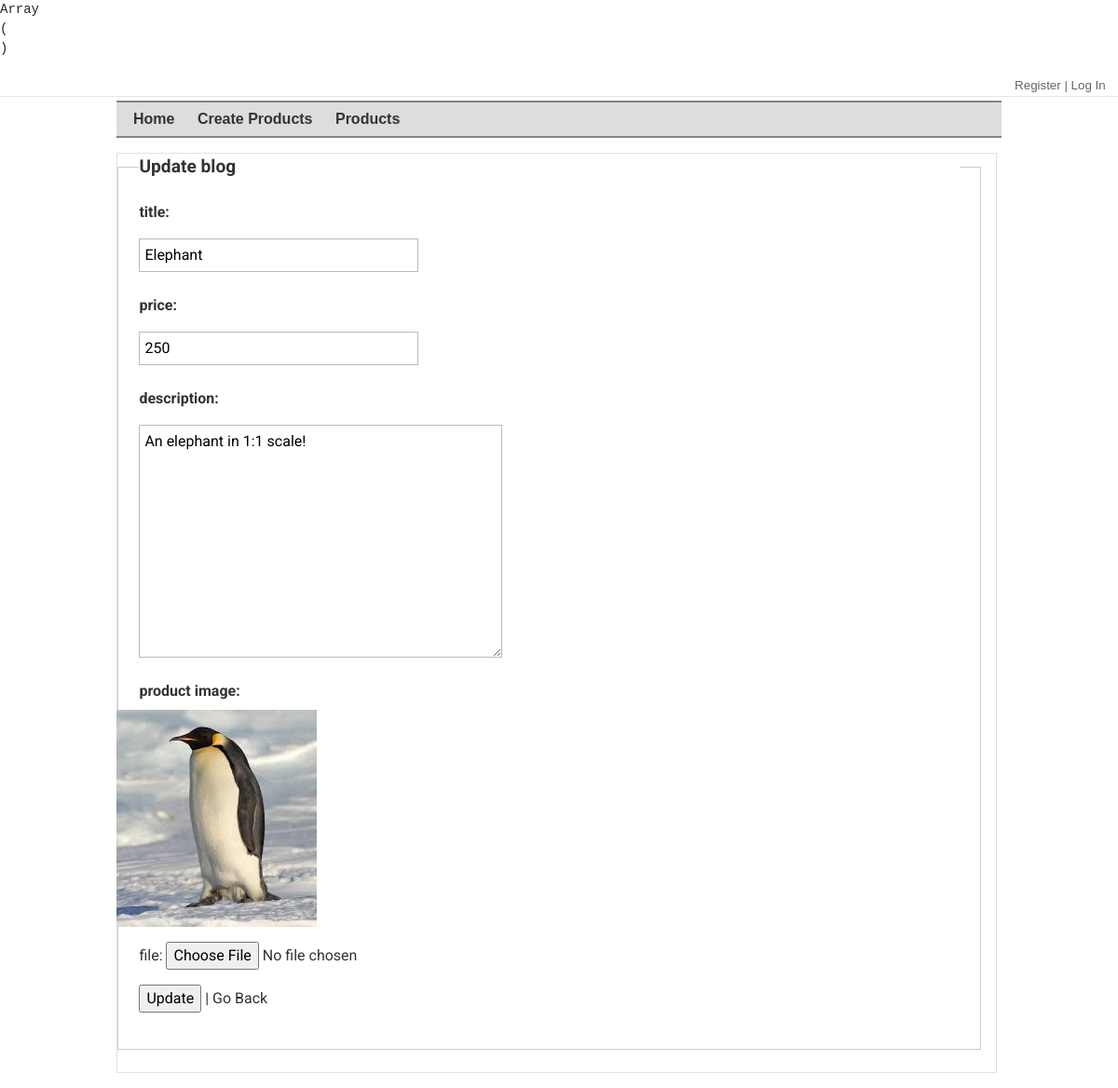
Screenshot of /admin/edit_product.php?id=1 with the database file from the repository.
### tables this page shows
CREATE TABLE `products` (
  `id` int(9) NOT NULL,
  `title` varchar(90) NOT NULL,
  `description` text NOT NULL,
  `price` int(9) NOT NULL,
  `img_url` varchar(255) DEFAULT NULL
);

### src/app/products_functions.php (called while the page is built, shortened)
<?php
function fetchProductById($id) {
	global $dbconnect;
	try {
		$query = "
		SELECT * FROM products
		WHERE id = :id;
		";
		$stmt = $dbconnect->prepare($query);
		$stmt->bindValue(':id', $id);
		$stmt->execute();
		$product = $stmt->fetch();
	} catch (\PDOException $e) {
		throw new \PDOException($e->getMessage(), (int) $e->getCode());
	}
	return $product;
}
?>

### public/admin/edit_product.php (the view, shortened to what this page needs)
<?php
$product = fetchProductById($_GET['id']);
?>
<?php include('layout/header.php'); ?>
<div id="content">
  <article class="border">
    <form action="#" method="post" enctype="multipart/form-data" accept-charset="utf-8">
      <fieldset>
        <legend>Update blog</legend>
        <p>
          <label for="input1">title:</label><br>
          <input type="text" class="text" name="title" value="<?=$product['title']?>" autofocus>
        </p>
        <p>
          <label for="input1">price:</label><br>
          <input type="text" class="text" name="price" value="<?=$product['price']?>">
        </p>
        <p>
          <label for="input1">description:</label><br>
          <textarea name="description"><?=$product['description']?></textarea>
        </p>
        <p>
          <label for="input1">product image:</label><br>
          <img src="<?=htmlentities($product['img_url'])?>">
        </p>
        <p>
	    	file: <input type="file" name="uploadedFile" value=""/>
	    </p>
        <p>
          <input type="submit" name="updateProductBtn" value="Update"> |
          <a href="products.php">Go Back</a>
        </p>
      </fieldset>
    </form>
  </article>
</div>
<?php include('layout/footer.php'); ?>

### public/admin/css/forms.css (style rules this page uses)
label { font-weight: bold; }
fieldset { padding:0 1.4em 1.4em 1.4em; margin: 0 0 1.5em 0; border: 1px solid #ccc; }
legend { font-weight: bold; font-size:1.2em; margin-top:-0.2em; margin-bottom:1em; }
fieldset, #IE8#HACK { padding-top:1.4em; }
legend, #IE8#HACK { margin-top:0; margin-bottom:0; }
input[type=text], input[type=password], input.text, input.title, textarea { background-color:#fff; border:1px solid #bbb; }
input[type=text], input[type=password], input.text, input.title, textarea, select { margin:0.5em 0; }
input.text, input.title { width: 300px; padding:5px; }
textarea { width: 390px; height: 250px; padding:5px; }

### public/admin/css/style.css (style rules this page uses)
html,body { margin:0;padding:0; }
html { overflow-y:scroll; }
html { background:#E6E6E6; }
body { background:#fff; }
body { font-family: 'Roboto', sans-serif;color:#333; }
img { border:0; margin-left:-25px;margin-bottom:0px; }
header,footer,nav,article,section,aside,figure,figcaption,output { display:block; }
header#top, div#content, footer#bottom { margin:0 auto;width:950px; }
div#content { padding:1em 0 1em 0; }
div#content { overflow:auto; }
a { color: inherit; outline:0; }
.border { padding-right: 1em; margin-right: 5px; border-right: 1px solid #ddd; }

### rows the page displays
products: title "Elephant", price "250", description "An elephant in 1:1 scale!", img_url (picture)
